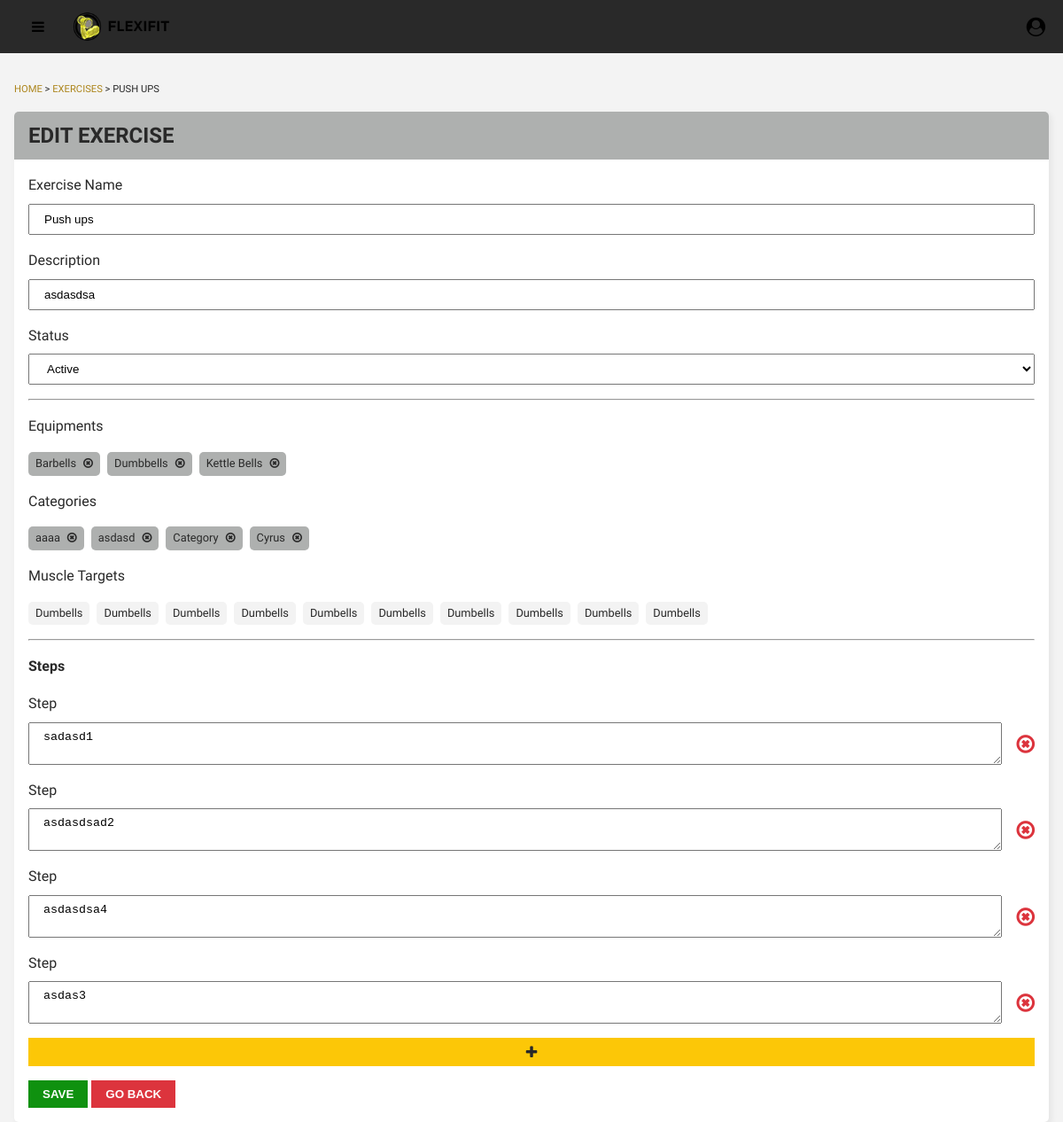
/admin/edit-exercise.php?id=1 (signed in), run on the app's committed database.
### tables this page shows
CREATE TABLE `exercise` (
  `ID` int(11) NOT NULL,
  `exerciseName` varchar(255) NOT NULL,
  `exercisePicUrl` varchar(500) NOT NULL,
  `description` varchar(500) NOT NULL,
  `status` tinyint(1) NOT NULL DEFAULT 0,
  `dateCreated` date NOT NULL DEFAULT current_timestamp()
);

CREATE TABLE `equipment` (
  `ID` int(11) NOT NULL,
  `equipment_name` varchar(255) NOT NULL
);

CREATE TABLE `category` (
  `ID` int(11) NOT NULL,
  `category_name` varchar(255) NOT NULL,
  `category_description` varchar(500) NOT NULL,
  `category_pic_url` varchar(500) NOT NULL,
  `dateCreated` date NOT NULL DEFAULT current_timestamp()
);

CREATE TABLE `exercise_steps` (
  `ID` int(11) NOT NULL,
  `exerciseID` int(11) NOT NULL,
  `step_pic_url` varchar(500) DEFAULT NULL,
  `step_instruction` varchar(500) DEFAULT NULL
);

### admin/includes/edit-exercise.php (called while the page is built, shortened)
<?php
class Exercise
{
    private $exerciseId;
    private $conn;
    public function __construct($conn, $exerciseId)
    {
        $this->conn = $conn;
        $this->exerciseId = $exerciseId;
    }
    public function get_exercise()
    {
        $stmt = $this->conn->prepare("SELECT * FROM `exercise` WHERE ID = ? ");
        $stmt->bind_param("i", $this->exerciseId);
        $stmt->execute();
        $result = $stmt->get_result();
        if ($result->num_rows > 0) {
            return $result->fetch_assoc();
        } else {
            return [];
        }
    }
    public function get_equipments()
    {
        $stmt = $this->conn->prepare("SELECT * FROM `equipment` ORDER BY `equipment_name`");
        $stmt->execute();
        $result = $stmt->get_result();
        if ($result->num_rows > 0) {
            $equipments = [];
            while ($rows = $result->fetch_assoc()) {
                $equipments[] = $rows;
            }
            return $equipments;
        } else {
            return [];
        }
    }
    public function get_exercise_equipments()
    {
        $stmt = $this->conn->prepare("SELECT `equipment`.`ID` FROM `equipment` INNER JOIN `exercise_equipment`  ON `equipment`.`ID` = `exercise_equipment`.`equipmentID`  WHERE exerciseID = ?");
        $stmt->bind_param("i", $this->exerciseId);
        $stmt->execute();
        $result = $stmt->get_result();
        $equipments = [];
        while ($row = $result->fetch_assoc()) {
            $equipments[] = $row;
        }
        return $equipments;
    }
    public function get_categories()
    {
        $stmt = $this->conn->prepare("SELECT * FROM `category` ORDER BY `category_name`");
        $stmt->execute();
        $result = $stmt->get_result();
        if ($result->num_rows > 0) {
            $categories = [];
            while ($rows = $result->fetch_assoc()) {
                $categories[] = $rows;
            }
            return $categories;
        } else {
            return [];
        }
    }
    public function get_exercise_categories()
    {
        $stmt = $this->conn->prepare("SELECT `category`.`category_name`, `category`.`ID` FROM `category` INNER JOIN `exercise_category`  ON `category`.`ID` = `exercise_category`.`categoryID`  WHERE exerciseID = ?");
        $stmt->bind_param("i", $this->exerciseId);
        $stmt->execute();
        $result = $stmt->get_result();
        if ($result->num_rows > 0) {
            $categories = [];
            while ($rows = $result->fetch_assoc()) {
                $categories[] = $rows;
            }
            return $categories;
        } else {
            return [];
        }
    }
    public function get_exercise_steps()
    {
        $stmt = $this->conn->prepare("SELECT * FROM `exercise_steps` WHERE exerciseID = ?");
        $stmt->bind_param("i", $this->exerciseId);
        $stmt->execute();
        $result = $stmt->get_result();
        $steps = [];
        while ($row = $result->fetch_assoc()) {
            $steps[] = $row;
        }
        return $steps;
    }
}

### admin/edit-exercise.php (the view, shortened to what this page needs)
<?php
require_once "./components/main.php";
isset($_GET['id']) && !empty($_GET['id']) ? $exerciseId = $_GET['id'] : header("location: ./exercises.php");
?>
<!DOCTYPE html>
<html lang="en">
<head>
    <?php include "./components/css.php" ?>
    <link href="./css/exercise-edit.css" rel="stylesheet">
</head>
<body>
    <?php include "./components/navbar.php" ?>
    <div class="grid-container">
        <?php
        require_once("./includes/edit-exercise.php");
        $exercise = new Exercise($conn, $exerciseId);
        $exerciseDetails = $exercise->get_exercise();
        $exerciseEquipmentList = $exercise->get_exercise_equipments();
        $equipmentList = $exercise->get_equipments();
        $exerciseCategoryList = $exercise->get_exercise_categories();
        $categoryList = $exercise->get_categories();
        $stepsList = $exercise->get_exercise_steps();
        ?>
        <main class="main-container">
            <div class="page-title">
                <div class="quick-link">
                    <p><a href="index.php"> HOME </a> > <a href="exercises.php">EXERCISES</a> > <?= strtoupper(htmlspecialchars($exerciseDetails['exerciseName'])) ?></p>
                </div>
            </div>
            <div class="main-content">
                <div class="edit-content">
                    <div class="edit-content-title">
                        <h2>EDIT EXERCISE</h2>
                    </div>
                    <form class="edit-content-form" action="./includes/add-exercise-details.php" method="POST" enctype="multipart/form-data">
                        <div class="input-full">
                            <label>Exercise Name</label>
                            <input name="exerciseName" type="text" value="<?= htmlspecialchars($exerciseDetails['exerciseName']) ?>" />
                        </div>
                        <div class="input-full">
                            <label>Description</label>
                            <input name="exerciseDescription" type="text" value="<?= htmlspecialchars($exerciseDetails['description']) ?>" />
                        </div>
                        <div class="input-full">
                            <label>Status</label>
                            <select name="status">
                                <option value="1" <?= htmlspecialchars($exerciseDetails['status']) == 1 ? 'selected' : ''; ?>>Active</option>
                            </select>
                        </div>
                        <hr>
                        <div class="input-multiple-item-container">
                            <label>Equipments</label>
                            <div class="checkbox-container">
                                <?php foreach ($equipmentList as $equipment): ?>
                                    <div class="checkbox-item <?= in_array($equipment['ID'], array_column($exerciseEquipmentList, "ID")) ? 'selected' : ''; ?>">
                                        <label class="unselectable"><?= $equipment['equipment_name'] ?></label>
                                        <i class="fa fa-times-circle-o hidden" aria-hidden="true"></i>
                                    </div>
                                <?php endforeach; ?>
                            </div>
                        </div>
                        <div class="input-multiple-item-container">
                            <label>Categories</label>
                            <div class="checkbox-container">
                                <?php foreach ($categoryList as $category): ?>
                                    <div class="checkbox-item <?= in_array($category['ID'], array_column($exerciseCategoryList, "ID")) ? 'selected' : ''; ?>">
                                        <label class="unselectable"><?= $category['category_name'] ?></label>
                                        <i class="fa fa-times-circle-o hidden" aria-hidden="true"></i>
                                    </div>
                                <?php endforeach; ?>
                            </div>
                        </div>
                        <div class="input-multiple-item-container">
                            <label>Muscle Targets</label>
                            <div class="checkbox-container">
                                <?php for ($i = 0; $i < 10; $i++): ?>
                                    <div class="checkbox-item">
                                        <label class="unselectable">Dumbells</label>
                                    </div>
                                <?php endfor; ?>
                            </div>
                        </div>
                        <hr>
                        <h4>Steps</h4>
                        <div class="exercise-steps">
                            <?php foreach ($stepsList as $step): ?>
                                <div class="input-full">
                                    <label>Step</label>
                                    <div>
                                        <textarea name="updateExerciseStep[<?= $step['ID'] ?>]"><?= $step['step_instruction'] ?></textarea>
                                        <i class="fa-times-circle-o fa" aria-hidden="true" id="removeStep"></i>
                                    </div>
                                </div>
                            <?php endforeach; ?>
                        </div>
                        <div class="exercise-step-add">
                            <i class="fa fa-plus" aria-hidden="true"></i>
                        </div>
                        <div class="edit-form-buttons">
                            <button type="submit" class="save">SAVE</button>
                            <a href="./exercises.php"><button type="button" class="back">GO BACK</button></a>
                        </div>
                    </form>
                </div>
            </div>
        </main>
    </div>
</body>
</html>

### admin/components/css.php (shortened to what this page needs)
<link rel="stylesheet" href="./css/navbar.css">
<link rel="stylesheet" href="css/reset.css">
<link rel="stylesheet" href="css/sidebar.css">
<link rel="stylesheet" href="css/content-container.css">
<link rel="stylesheet" href="css/tables-design.css">
<link rel="stylesheet" href="https://cdnjs.cloudflare.com/ajax/libs/font-awesome/4.7.0/css/font-awesome.min.css" />

### admin/components/navbar.php (shortened to what this page needs)
<header class="header">
    <div class="logo">
        <i class="fa fa-bars navbar-hamburger" aria-hidden="true"></i>
        <div class="logo">
            <img src="assets/flexifitlogo.png" alt="FlexiFit Logo" />
        </div>
    </div>
    <div class="user-profile">
        <i class="fa fa-user-circle filterOpen fa-lg" aria-hidden="true" data-target="user-dropdown"></i>
    </div>
</header>

### admin/css/navbar.css (style rules this page uses)
.header { position: sticky; top: 0; padding: 10px 20px !important; height: 60px; background-color: var(--black); display: flex; align-items: center; justify-content: space-between; z-index: 99; }
.navbar-hamburger { cursor: pointer; padding: 1rem; display: none !important; }
.logo { display: flex; gap: 5px; align-items: center; }
.logo img { height: 40px; margin-right: 5px; }
.user-profile { position: relative; }
.filterOpen { cursor: pointer; }
@media only screen and (max-width: 1200px) { .navbar-hamburger { display: block !important; } }

### admin/css/content-container.css (style rules this page uses)
.grid-container { display: flex; height: calc(100vh - 60px); overflow: auto; background-color: var(--light-grey); }
.main-container { margin: auto; padding: 1rem; display: flex; flex-direction: column; max-width: 80rem; color: var(--black); margin-top: 1rem; margin-bottom: 1rem; width: 100%; }
.page-title { font-size: 1.5rem; margin-bottom: 1rem; max-width: 100%; }
.quick-link { font-size: 0.7rem; }
.quick-link a { text-decoration: none; color: var(--dark-yellow); }

### admin/css/exercise-edit.css (style rules this page uses)
.edit-content { background-color: white; border-radius: 5px; box-shadow: var(--light-shadow); }
.edit-content-title { background-color: var(--dark-grey); padding: 0.5rem 1rem; border-top-right-radius: 5px; border-top-left-radius: 5px; }
.edit-content-form { padding: 1rem; display: flex; flex-direction: column; gap: 1rem; }
.checkbox-container { display: flex; gap: 0.5rem; flex-wrap: wrap; }
.checkbox-item { background-color: var(--light-grey); border-radius: 5px; padding: 0.2rem 0.5rem; display: flex; align-items: center; gap: 0.5rem; font-size: 0.8rem; }
.checkbox-item.selected { background-color: var(--dark-grey); }
.edit-form-buttons button { padding: 0.5rem 1rem; cursor: pointer; color: white; font-weight: var(--bold); }
.edit-form-buttons .save { background-color: var(--green); }
.edit-form-buttons .back { background-color: var(--red); }
.exercise-steps { display: flex; flex-direction: column; gap: 1rem; }
.exercise-step-add { padding: 0.5rem; display: flex; justify-content: center; align-items: center; width: 100%; background-color: var(--yellow); }
.input-full { width: 100%; display: flex; gap: 0.5rem; flex-direction: column; }
.input-full div { display: flex; align-items: center; gap: 1rem; }
.input-full div i { font-size: 1.5em; color: var(--red); cursor: pointer; }
form input, select { padding: 0.5rem 1rem; }
.input-multiple-item-container { width: 100%; display: flex; flex-direction: column; gap: 1rem; }
textarea { padding: 0.5rem 1rem; resize: vertical; width: 100%; }

### data on the page
exercise: exerciseName "PUSH UPS", exerciseName "Push ups", exerciseDescription "asdasdsa", status "Active"
equipment: equipment_name "Barbells"
equipment: equipment_name "Dumbbells"
equipment: equipment_name "Kettle Bells"
category: category_name "aaaa"
category: category_name "asdasd"
category: category_name "Category"
category: category_name "Cyrus"
exercise_steps: ID+step_instruction "sadasd1"
exercise_steps: ID+step_instruction "asdasdsad2"
exercise_steps: ID+step_instruction "asdasdsa4"
exercise_steps: ID+step_instruction "asdas3"
